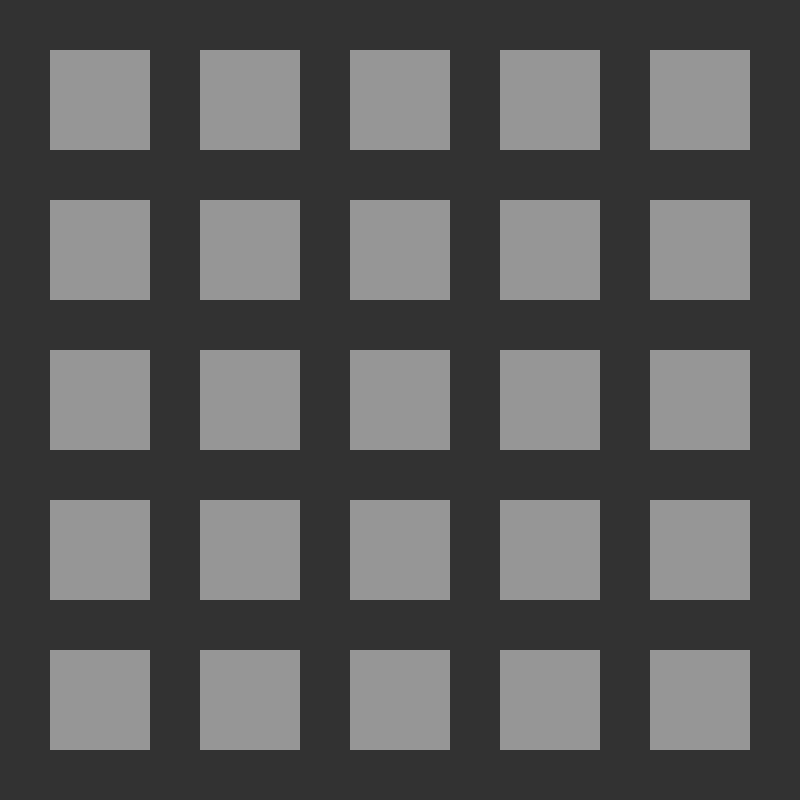
Frame 1 (no input)
Frame 60 (the mouse pressed at the canvas centre just before this capture): identical to frame 1, image omitted
Frame 120 (the mouse held since frame 60 and released just before this capture): identical to frame 1, image omitted

The Processing sketch that drew this single still picture (run headless with seeded random() and noise(); from frame 60 on, the mouse is pressed at the canvas centre):

// Processing sketch: Structure_03_Grid_Rects
// ── Structure_03_Grid_Rects.pde

int margin = 50;
int rectSize = 100;
int rectCount = 5;

void setup() {
  size(800, 800);
}

void draw() {
  background(50);
  for (int i=0; i<rectCount; i++) {
    for (int n=0; n<rectCount; n++) {
      noStroke();
      fill(150);
      rect(n*rectSize+(n+1)*margin, i*rectSize+(i+1)*margin, rectSize, rectSize);
    }
  }
}
